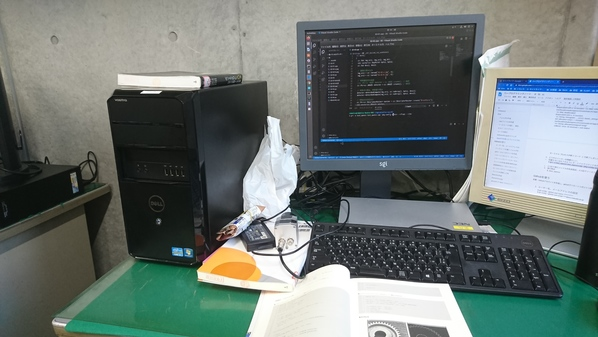
//> input picture image/DSC_0221_10.jpg, 598 x 337 px
$ ./3.2   (built with g++ and OpenCV 4)
//> lines starting //> are read from the running program, lines starting //| are printed output that depends on the picture
#include <opencv2/opencv.hpp>

int main () {
    cv::Mat src = cv::imread("../image/DSC_0221_10.jpg");
//> src is the input picture: 337 rows x 598 cols, CV_8UC3; mean B, G, R 112, 116.3, 106.6
    cv::Mat dst, dst2, dst3;

    if(src.empty()){
        std::cout << "Can't read image file!" << std::endl;
        std::cin.get();
        return -1;
    }

    //cv::Canny(src, dst, 20, 50);//src,dst,threshold,renzoku
    cv::stylization(src, dst2);
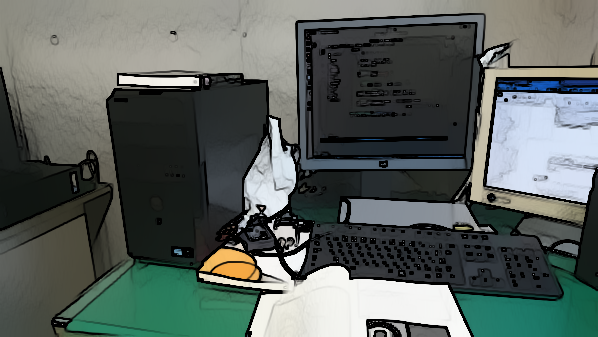
//> dst2: 337 rows x 598 cols, CV_8UC3; mean B, G, R 93.5, 97.9, 89.6
    cv::pencilSketch(src, dst, dst3);
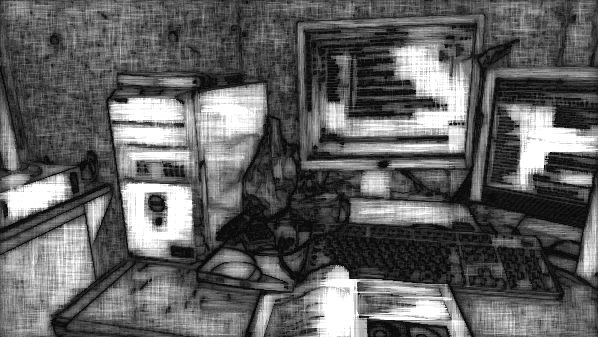
//> dst: 337 rows x 598 cols, CV_8UC1; min 10, max 255, mean 98.1
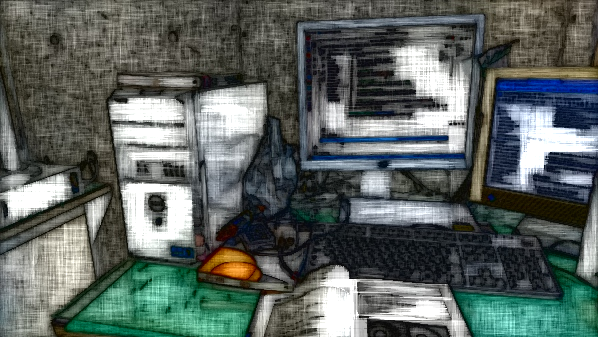
//> dst3: 337 rows x 598 cols, CV_8UC3; mean B, G, R 97.5, 101.5, 92.5

    cv::imshow("Input image", src);
    cv::imshow("Output image", dst);
    cv::imshow("output2", dst2);
    cv::imshow("output3", dst3);

    std::vector<int> params{ cv::IMWRITE_JPEG_QUALITY, 50};
    cv::imwrite("image_dst.jpg", dst, params);//save as ...

    cv::waitKey();
    return 0;
}

$ run again, with image/DSC_0222_10.jpg copied over image/DSC_0221_10.jpg
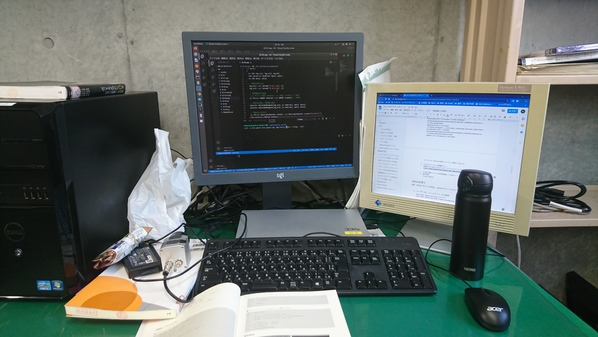
//> input picture image/DSC_0222_10.jpg, 598 x 337 px
//> src is the input picture: 337 rows x 598 cols, CV_8UC3; mean B, G, R 103.1, 107.4, 98.8
//> `cv::stylization(src, dst2);`:
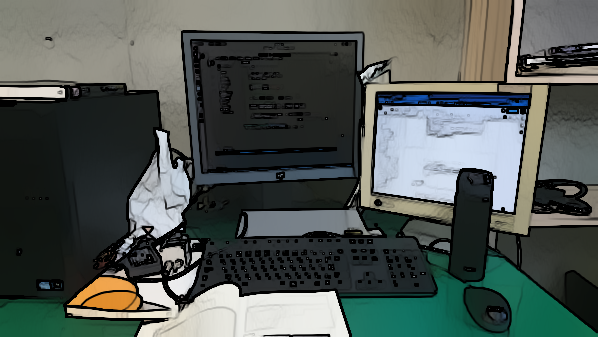
//> dst2: 337 rows x 598 cols, CV_8UC3; mean B, G, R 83.6, 88, 80.7
//> `cv::pencilSketch(src, dst, dst3);`:
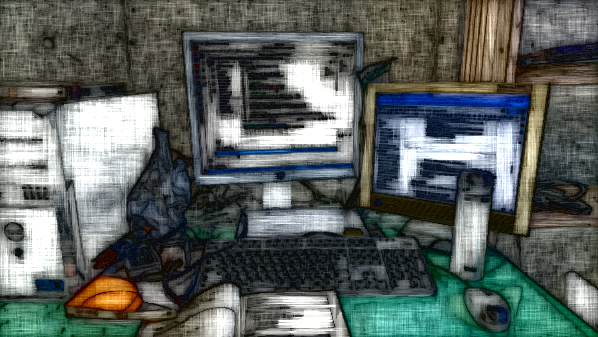
//> dst3: 337 rows x 598 cols, CV_8UC3; mean B, G, R 96.3, 100.3, 92.5
